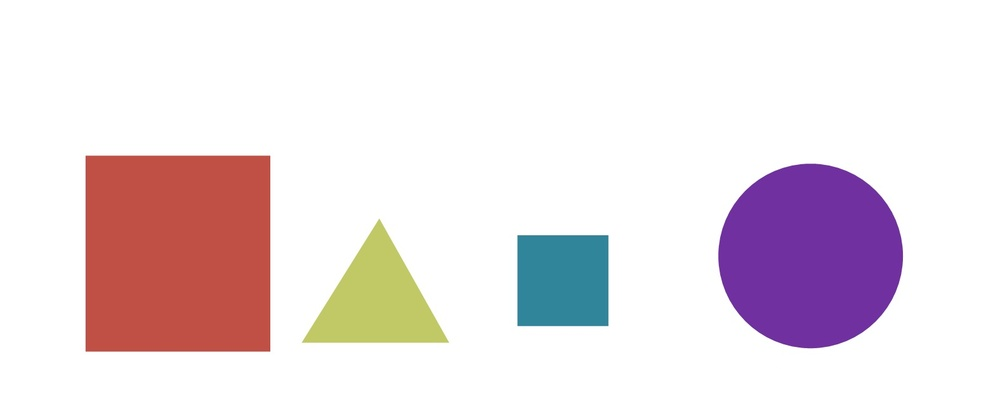
#> input picture images/bunchofshapes.jpg, 1000 x 409 px, shrunk from 1576 x 645 before the run, found by its file name
$ jupyter execute --allow-errors Untitled.ipynb
#> lines starting #> are read from the running program, lines starting #| are printed output that depends on the picture; after the words box and inside, x2 and y2 are one past the last pixel; in counts of white or black regions, pixels touching at a corner belong together
[cell 1]
import cv2
import numpy as np
import matplotlib.pyplot as plt

[cell 2]
def imshow(title,image,size=5):
    h,w = image.shape[:2]
    aspect_ratio = w/h
    plt.figure(figsize=(size*aspect_ratio,size))
    plt.imshow(cv2.cvtColor(image,cv2.COLOR_BGR2RGB))
    plt.title(title)
    plt.show

[cell 3]
im1 = cv2.imread('../images/images/bunchofshapes.jpg')
#> im1 is the input picture: shape (409, 1000, 3); mean B, G, R 226.7, 222.2, 234.4
imshow('Original',im1)
grey = cv2.cvtColor(im1,cv2.COLOR_BGR2GRAY)
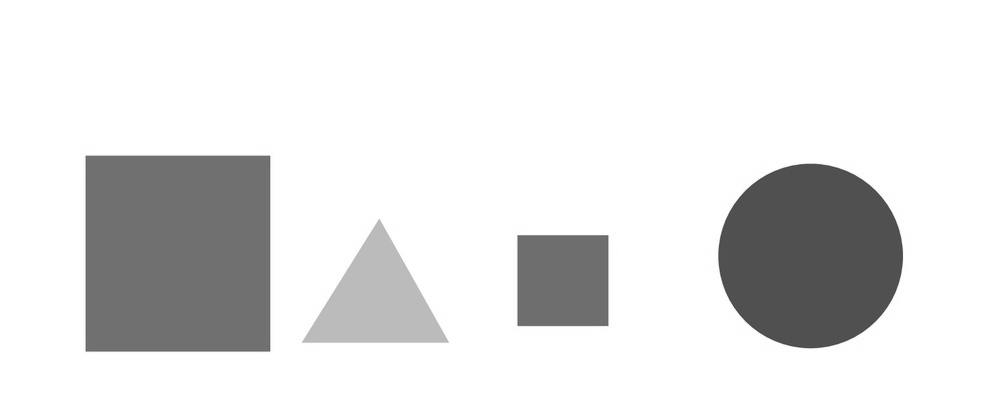
#> grey: shape (409, 1000); min 61, max 255, mean 226.4
imshow('Grey',grey)
canny = cv2.Canny(grey,200,240)
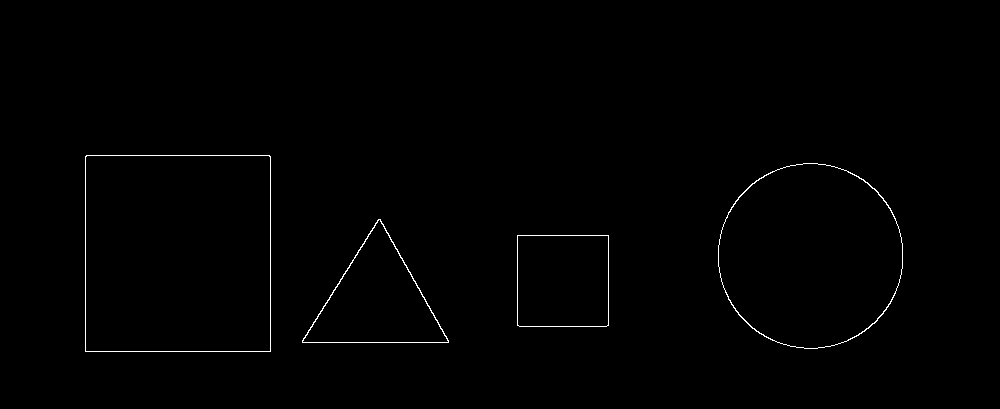
#> canny: shape (409, 1000); 0.57% white in thin lines or dots, all inside (x1, y1, x2, y2) = (85, 155, 903, 352)
imshow('Canny',canny)
contour,heich = cv2.findContours(canny.copy(),cv2.RETR_EXTERNAL,cv2.CHAIN_APPROX_NONE)
#> contour = 4 contours; box (x1, y1, x2, y2) and area: (85, 155, 271, 352) 36259, (718, 163, 903, 349) 26813, (302, 219, 449, 343) 9207, (517, 235, 609, 327) 8278; heich = [[1, -1, -1, -1], [2, 0, -1, -1], [3, 1, -1, -1], [-1, 2, -1, -1]]
cv2.drawContours(im1,contour,-1,(0,255,0),5)
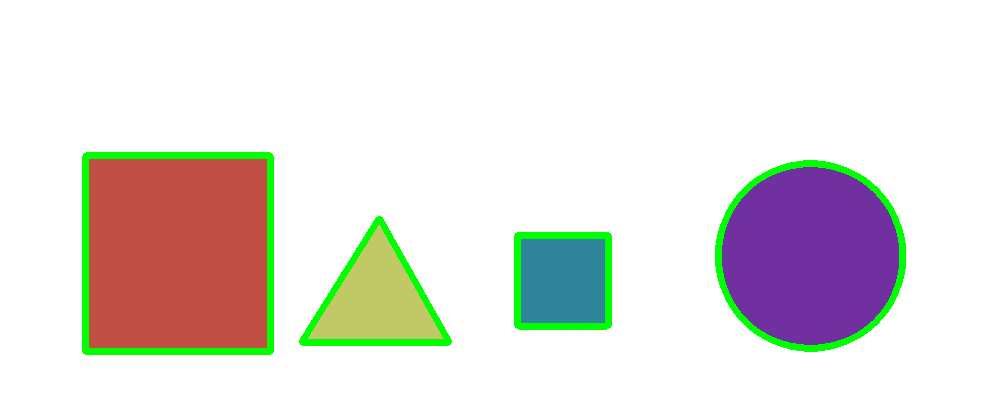
#> im1: shape (409, 1000, 3); 3.54% of pixels changed, all inside (x1, y1, x2, y2) = (82, 152, 906, 355)
imshow('Contour',im1)
len(contour)
#> Out = 4

[cell 4]
import cv2
import numpy as np
template = cv2.imread('../images/images/4star.jpg',0)
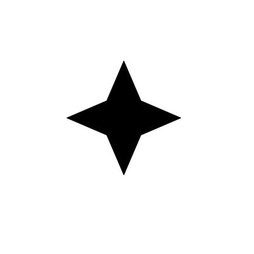
#> input picture images/4star.jpg, 254 x 254 px, shrunk from 400 x 400 before the run, found by its file name
#> template is the input picture: shape (254, 254); min 0, max 255, mean 239.2
imshow('Template', template)
target = cv2.imread('../images/images/shapestomatch.jpg')
#> (the rest of this cell did not finish here and is left out)
